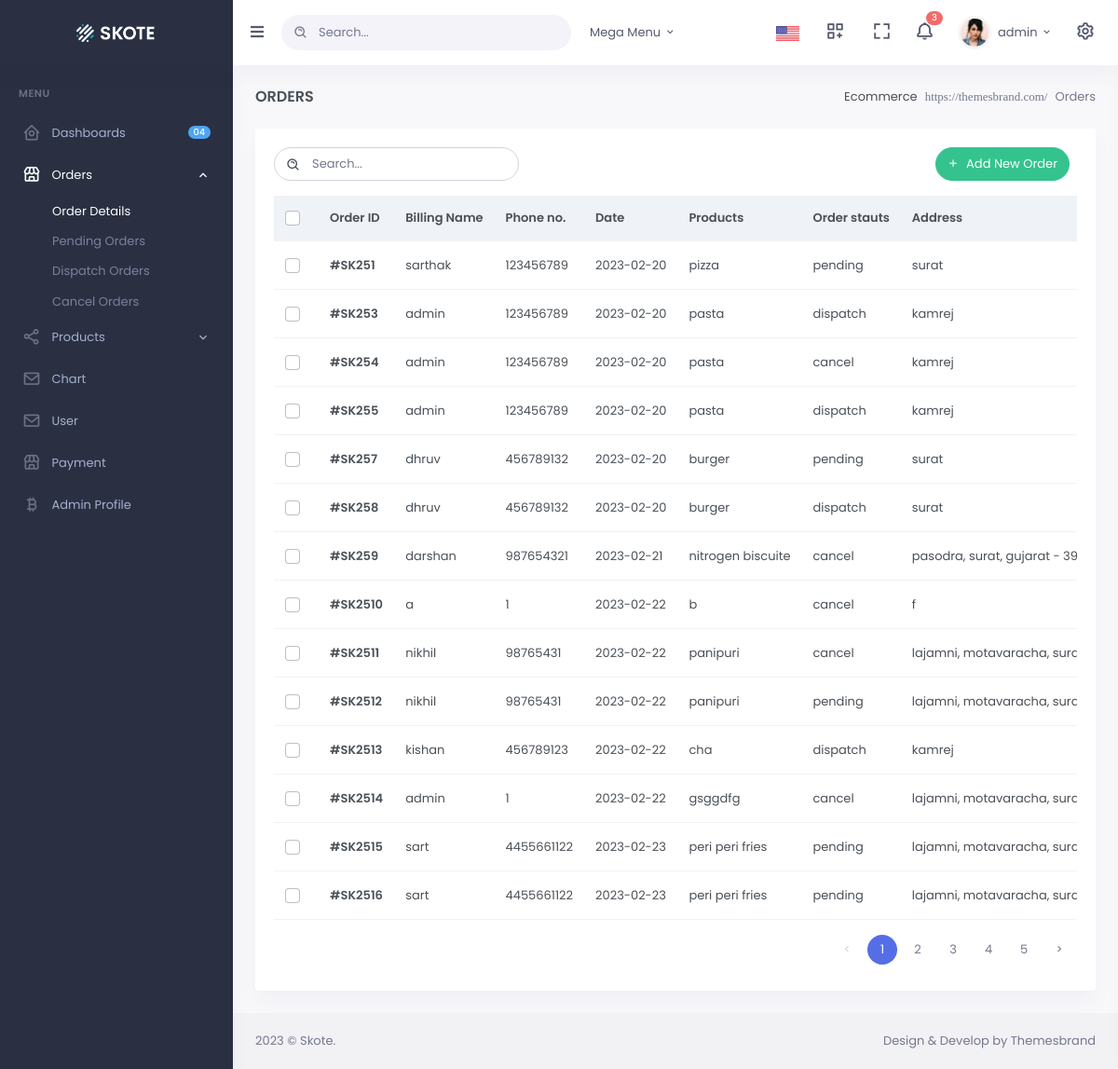
/order.php (signed in), run on the app's committed database.
### tables this page shows
CREATE TABLE `order` (
  `order_id` int NOT NULL,
  `billing_name` varchar(255) NOT NULL,
  `product_name` varchar(255) NOT NULL,
  `phone` varchar(15) NOT NULL,
  `order_date` date NOT NULL,
  `total` varchar(255) NOT NULL,
  `pay_status` varchar(255) NOT NULL,
  `pay_method` varchar(255) NOT NULL,
  `user_add` varchar(255) NOT NULL,
  `order_status` varchar(255) NOT NULL,
  `cancel_reason` varchar(255) NOT NULL
);

### order.php (the view, shortened to what this page needs)
<!doctype html>
<html lang="en">
<head>
    <link href="assets/css/bootstrap.min.css" id="bootstrap-style" rel="stylesheet" type="text/css" />
    <link href="assets/css/icons.min.css" rel="stylesheet" type="text/css" />
    <link href="assets/css/app.min.css" id="app-style" rel="stylesheet" type="text/css" />
</head>
<body data-sidebar="dark">
    <div id="layout-wrapper">
        <?php
        include 'header.php';
        include 'menu.php';
        ?>
        <div class="main-content">
            <div class="page-content">
                <div class="container-fluid">
                    <div class="row">
                        <div class="col-12">
                            <div class="page-title-box d-sm-flex align-items-center justify-content-between">
                                <h4 class="mb-sm-0 font-size-18">Orders</h4>
                                <div class="page-title-right">
                                    <ol class="breadcrumb m-0">
                                        <li class="breadcrumb-item"><a href="javascript: void(0);">Ecommerce</a></li>
                                        <li class="breadcrumb-item active">Orders</li>
                                    </ol>
                                </div>
                            </div>
                        </div>
                    </div>
                    <div class="row">
                        <div class="col-12">
                            <div class="card">
                                <div class="card-body">
                                    <div class="row mb-2">
                                        <div class="col-sm-4">
                                            <div class="search-box me-2 mb-2 d-inline-block">
                                                <div class="position-relative">
                                                    <input type="text" class="form-control" placeholder="Search...">
                                                    <i class="bx bx-search-alt search-icon"></i>
                                                </div>
                                            </div>
                                        </div>
                                        <div class="col-sm-8">
                                            <div class="text-sm-end">
                                                <a href="order-create.php"><button type="button"
                                                        class="btn btn-success btn-rounded waves-effect waves-light mb-2 me-2"><i
                                                            class="mdi mdi-plus me-1"></i> Add New Order</button></a>
                                            </div>
                                        </div>
                                    </div>
                                    <div class="table-responsive">
                                        <table class="table align-middle table-nowrap table-check">
                                            <thead class="table-light">
                                                <tr>
                                                    <th style="width: 20px;" class="align-middle">
                                                        <div class="form-check font-size-16">
                                                            <input class="form-check-input" type="checkbox"
                                                                id="checkAll">
                                                        </div>
                                                    </th>
                                                    <th class="align-middle">Order ID</th>
                                                    <th class="align-middle">Billing Name</th>
                                                    <th class="align-middle">Phone no.</th>
                                                    <th class="align-middle">Date</th>
                                                    <th class="align-middle">Products</th>
                                                    <th class="align-middle">Order stauts</th>
                                                    <th class="align-middle">Address</th>
                                                </tr>
                                            </thead>
                                            <tbody>
                                                <?php
                                                $data = mysqli_query($conn, "SELECT * FROM `order`") or die(mysqli_error($conn));
                                                while ($row = mysqli_fetch_assoc($data)) {
                                                ?>
                                                <tr>
                                                    <td>
                                                        <div class="form-check font-size-16">
                                                            <input class="form-check-input" type="checkbox"
                                                                id="orderidcheck09">
                                                        </div>
                                                    </td>
                                                    <td><a href="javascript: void(0);"
                                                            class="text-body fw-bold"><?php echo "#SK25" . $row['order_id']?></a>
                                                    </td>
                                                    <td><?php echo $row["billing_name"]; ?></td>
                                                    <td><?php echo $row["phone"]; ?></td>
                                                    <td><?php echo $row["order_date"]; ?></td>
                                                    <td><?php echo $row["product_name"]; ?></td>
                                                    <td><?php echo $row["order_status"]; ?></td>
                                                    <td><?php echo $row["user_add"]; ?></td>
                                                </tr>
                                                <?php
                                                }
                                                ?>
                                            </tbody>
                                        </table>
                                    </div>
                                    <ul class="pagination pagination-rounded justify-content-end mb-2">
                                        <li class="page-item disabled">
                                            <a class="page-link" href="javascript: void(0);" aria-label="Previous">
                                                <i class="mdi mdi-chevron-left"></i>
                                            </a>
                                        </li>
                                        <li class="page-item active"><a class="page-link"
                                                href="javascript: void(0);">1</a></li>
                                        <li class="page-item"><a class="page-link" href="javascript: void(0);">2</a>
                                        </li>
                                        <li class="page-item"><a class="page-link" href="javascript: void(0);">3</a>
                                        </li>
                                        <li class="page-item"><a class="page-link" href="javascript: void(0);">4</a>
                                        </li>
                                        <li class="page-item"><a class="page-link" href="javascript: void(0);">5</a>
                                        </li>
                                        <li class="page-item">
                                            <a class="page-link" href="javascript: void(0);" aria-label="Next">
                                                <i class="mdi mdi-chevron-right"></i>
                                            </a>
                                        </li>
                                    </ul>
                                </div>
                            </div>
                        </div>
                    </div>
                </div>
            </div>
            <?php include "footer.php"; ?>
        </div>
</body>
</html>

### data on the page
order: order_id "1", billing_name "sarthak", phone "123456789", order_date "2023-02-20", product_name "pizza", order_status "pending", user_add "surat"
order: order_id "3", billing_name "admin", phone "123456789", order_date "2023-02-20", product_name "pasta", order_status "dispatch", user_add "kamrej"
order: order_id "4", billing_name "admin", phone "123456789", order_date "2023-02-20", product_name "pasta", order_status "cancel", user_add "kamrej"
order: order_id "5", billing_name "admin", phone "123456789", order_date "2023-02-20", product_name "pasta", order_status "dispatch", user_add "kamrej"
order: order_id "7", billing_name "dhruv", phone "456789132", order_date "2023-02-20", product_name "burger", order_status "pending", user_add "surat"
order: order_id "8", billing_name "dhruv", phone "456789132", order_date "2023-02-20", product_name "burger", order_status "dispatch", user_add "surat"
order: order_id "9", billing_name "darshan", phone "987654321", order_date "2023-02-21", product_name "nitrogen biscuite", order_status "cancel", user_add "pasodra, surat, gujarat -…"
order: order_id "10", billing_name "a", phone "1", order_date "2023-02-22", product_name "b", order_status "cancel", user_add "f"
order: order_id "11", billing_name "nikhil", phone "98765431", order_date "2023-02-22", product_name "panipuri", order_status "cancel", user_add "lajamni, motavaracha,…"
order: order_id "12", billing_name "nikhil", phone "98765431", order_date "2023-02-22", product_name "panipuri", order_status "pending", user_add "lajamni, motavaracha,…"
order: order_id "13", billing_name "kishan", phone "456789123", order_date "2023-02-22", product_name "cha", order_status "dispatch", user_add "kamrej"
order: order_id "14", billing_name "admin", phone "1", order_date "2023-02-22", product_name "gsggdfg", order_status "cancel", user_add "lajamni, motavaracha,…"
order: order_id "15", billing_name "sart", phone "4455661122", order_date "2023-02-23", product_name "peri peri fries", order_status "pending", user_add "lajamni, motavaracha,…"
order: order_id "16", billing_name "sart", phone "4455661122", order_date "2023-02-23", product_name "peri peri fries", order_status "pending", user_add "lajamni, motavaracha,…"

### other printed values
$_SESSION["adminusername"] "admin"
